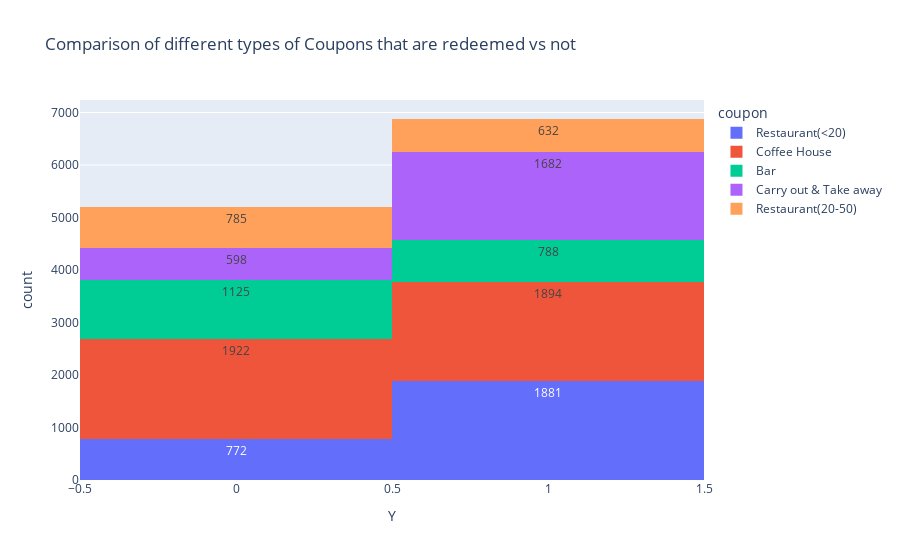

Notebook code cell kept with this figure:
### Code cell
# This plot compares user behavior for different types of coupons.
px.histogram(data_frame=data_clean, x='Y', color='coupon', text_auto=True, title="Comparison of different types of Coupons that are redeemed vs not")

# --- Take away :
# "Carry Out & Take away" coupons are more likely to be redeemed.
# Similarly Restaurants within 20 miles, coupons are more likely to be redeemed.
# Bar's less likely

### Figure 1 — Plotly figure (JSON) as saved in the notebook; plotly's stock layout.template omitted (floating-point values rounded to 4 significant figures; data arrays with more than 128 entries replaced by an {"elided": "..."} marker saying what was removed)
{"data": [{"alignmentgroup": "True", "bingroup": "x", "hovertemplate": "coupon=Restaurant(<20)<br>Y=%{x}<br>count=%{y}<extra></extra>", "legendgroup": "Restaurant(<20)", "marker": {"color": "#636efa", "pattern": {"shape": ""}}, "name": "Restaurant(<20)", "offsetgroup": "Restaurant(<20)", "orientation": "v", "showlegend": true, "texttemplate": "%{value}", "type": "histogram", "x": {"elided": "2653 int values"}, "xaxis": "x", "yaxis": "y"}, {"alignmentgroup": "True", "bingroup": "x", "hovertemplate": "coupon=Coffee House<br>Y=%{x}<br>count=%{y}<extra></extra>", "legendgroup": "Coffee House", "marker": {"color": "#EF553B", "pattern": {"shape": ""}}, "name": "Coffee House", "offsetgroup": "Coffee House", "orientation": "v", "showlegend": true, "texttemplate": "%{value}", "type": "histogram", "x": {"elided": "3816 int values"}, "xaxis": "x", "yaxis": "y"}, {"alignmentgroup": "True", "bingroup": "x", "hovertemplate": "coupon=Bar<br>Y=%{x}<br>count=%{y}<extra></extra>", "legendgroup": "Bar", "marker": {"color": "#00cc96", "pattern": {"shape": ""}}, "name": "Bar", "offsetgroup": "Bar", "orientation": "v", "showlegend": true, "texttemplate": "%{value}", "type": "histogram", "x": {"elided": "1913 int values"}, "xaxis": "x", "yaxis": "y"}, {"alignmentgroup": "True", "bingroup": "x", "hovertemplate": "coupon=Carry out & Take away<br>Y=%{x}<br>count=%{y}<extra></extra>", "legendgroup": "Carry out & Take away", "marker": {"color": "#ab63fa", "pattern": {"shape": ""}}, "name": "Carry out & Take away", "offsetgroup": "Carry out & Take away", "orientation": "v", "showlegend": true, "texttemplate": "%{value}", "type": "histogram", "x": {"elided": "2280 int values"}, "xaxis": "x", "yaxis": "y"}, {"alignmentgroup": "True", "bingroup": "x", "hovertemplate": "coupon=Restaurant(20-50)<br>Y=%{x}<br>count=%{y}<extra></extra>", "legendgroup": "Restaurant(20-50)", "marker": {"color": "#FFA15A", "pattern": {"shape": ""}}, "name": "Restaurant(20-50)", "offsetgroup": "Restaurant(20-50)", "orientation": "v", "showlegend": true, "texttemplate": "%{value}", "type": "histogram", "x": {"elided": "1417 int values"}, "xaxis": "x", "yaxis": "y"}], "layout": {"barmode": "relative", "legend": {"title": {"text": "coupon"}, "tracegroupgap": 0}, "title": {"text": "Comparison of different types of Coupons that are redeemed vs not"}, "xaxis": {"anchor": "y", "domain": [0, 1], "title": {"text": "Y"}}, "yaxis": {"anchor": "x", "domain": [0, 1], "title": {"text": "count"}}}}
